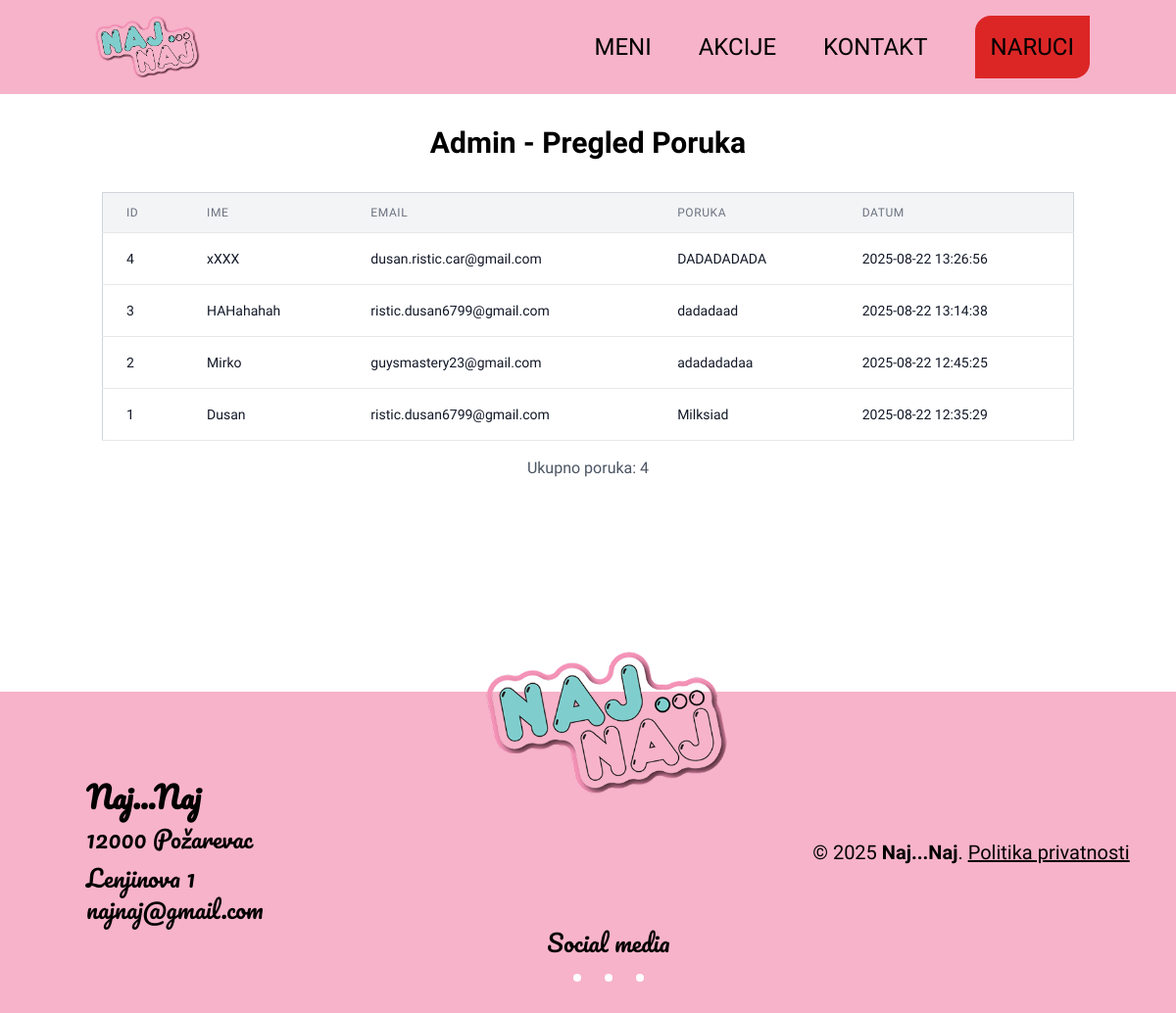
The page /admin/messages on the database as committed earlier.
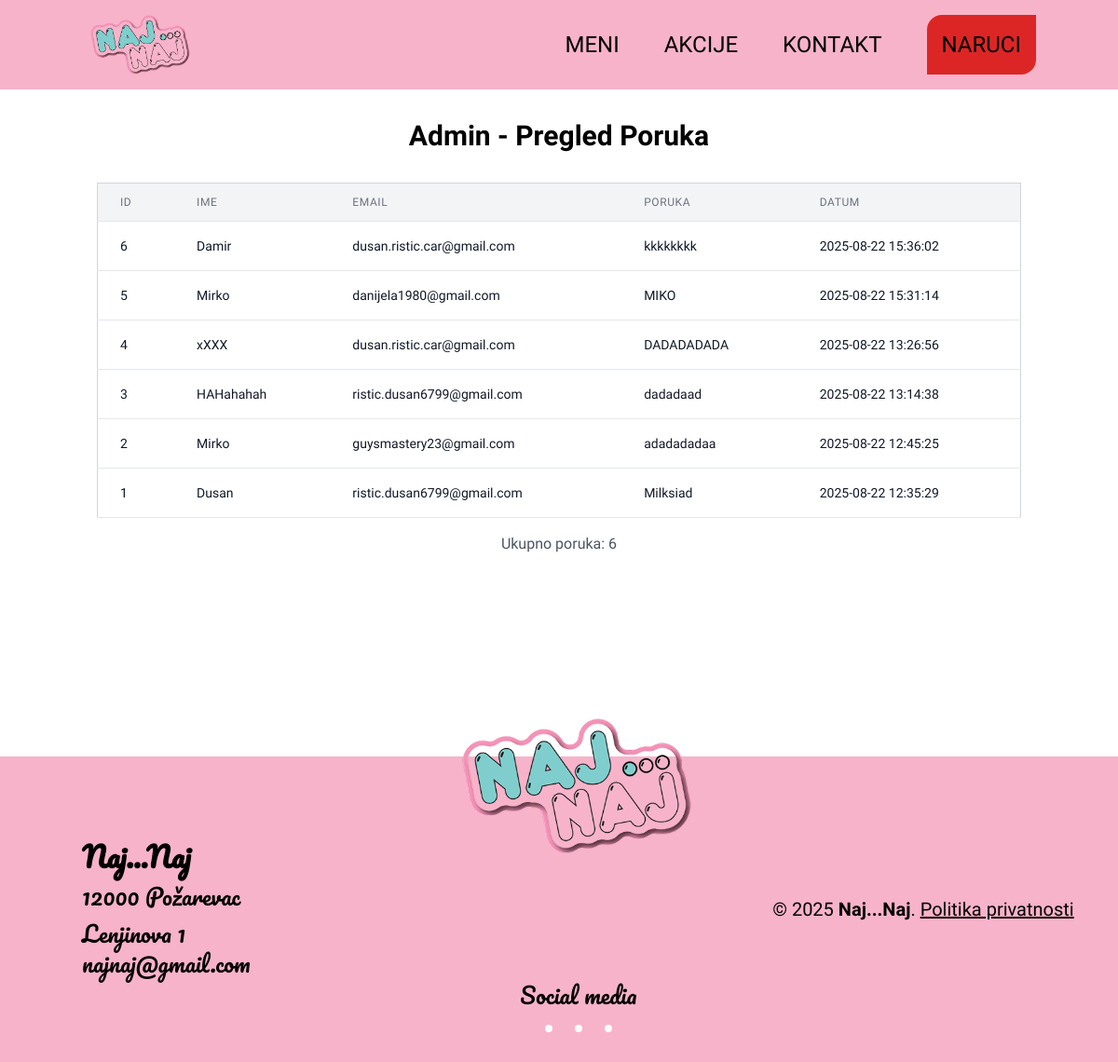
The same page on the database as committed later.
### tables this page shows
CREATE TABLE messages (
                id INTEGER PRIMARY KEY AUTOINCREMENT,
                name TEXT NOT NULL,
                email TEXT NOT NULL,
                message TEXT NOT NULL,
                created_at TIMESTAMP DEFAULT CURRENT_TIMESTAMP
            );

### app.py (the view)
@app.route('/admin/messages')
def admin_messages():
    print(f"Admin panel - tražim poruke u bazi: {DATABASE}")
    messages = get_all_messages()
    print(f"Admin panel - pronađeno {len(messages)} poruka")
    return render_template('admin_messages.html', messages=messages)

### app.py (called while the page is built)
def get_all_messages():
    try:
        db = sqlite3.connect(DATABASE)
        cursor = db.cursor()
        cursor.execute('SELECT * FROM messages ORDER BY created_at DESC')
        messages = cursor.fetchall()
        db.close()
        print(f"Učitano {len(messages)} poruka iz baze")
        return messages
    except Exception as e:
        print(f"GREŠKA pri čitanju poruka: {e}")
        return []

### templates/admin_messages.html (shortened to what this page needs)
{% extends "base.html" %}
{% block content %}
<div class="container mx-auto px-4 py-8">
    <h1 class="text-3xl font-bold text-center mb-8">Admin - Pregled Poruka</h1>
    {% if messages %}
    <div class="overflow-x-auto">
        <table class="min-w-full bg-white border border-gray-300 rounded-lg shadow-lg">
            <thead class="bg-gray-100">
                <tr>
                    <th class="px-6 py-3 border-b border-gray-200 text-left text-xs leading-4 font-medium text-gray-500 uppercase tracking-wider">ID</th>
                    <th class="px-6 py-3 border-b border-gray-200 text-left text-xs leading-4 font-medium text-gray-500 uppercase tracking-wider">Ime</th>
                    <th class="px-6 py-3 border-b border-gray-200 text-left text-xs leading-4 font-medium text-gray-500 uppercase tracking-wider">Email</th>
                    <th class="px-6 py-3 border-b border-gray-200 text-left text-xs leading-4 font-medium text-gray-500 uppercase tracking-wider">Poruka</th>
                    <th class="px-6 py-3 border-b border-gray-200 text-left text-xs leading-4 font-medium text-gray-500 uppercase tracking-wider">Datum</th>
                </tr>
            </thead>
            <tbody class="bg-white">
                {% for message in messages %}
                <tr class="hover:bg-gray-50">
                    <td class="px-6 py-4 whitespace-no-wrap border-b border-gray-200 text-sm leading-5 text-gray-900">{{ message[0] }}</td>
                    <td class="px-6 py-4 whitespace-no-wrap border-b border-gray-200 text-sm leading-5 text-gray-900 font-medium">{{ message[1] }}</td>
                    <td class="px-6 py-4 whitespace-no-wrap border-b border-gray-200 text-sm leading-5 text-gray-900">{{ message[2] }}</td>
                    <td class="px-6 py-4 border-b border-gray-200 text-sm leading-5 text-gray-900">
                        <div class="max-w-xs truncate" title="{{ message[3] }}">
                            {{ message[3][:100] }}{% if message[3]|length > 100 %}...{% endif %}
                        </div>
                    </td>
                    <td class="px-6 py-4 whitespace-no-wrap border-b border-gray-200 text-sm leading-5 text-gray-900">{{ message[4] }}</td>
                </tr>
                {% endfor %}
            </tbody>
        </table>
    </div>
    <div class="mt-4 text-center">
        <p class="text-gray-600">Ukupno poruka: {{ messages|length }}</p>
    </div>
    {% else %}
    <div class="text-center py-8">
        <p class="text-gray-500 text-lg">Nema sačuvanih poruka.</p>
    </div>
    {% endif %}
    <div class="mt-8 text-center">
        <a href="{{ url_for('home') }}" class="bg-blue-500 hover:bg-blue-700 text-white font-bold py-2 px-4 rounded">
        </a>
    </div>
</div>
{% endblock %}

### templates/base.html (shortened to what this page needs)
<!DOCTYPE html>
<html lang="en">
  <head>
    <link
      rel="stylesheet"
      href="/static/css/output.css"
    />
    <link href="https://cdn.jsdelivr.net/npm/remixicon@3.5.0/fonts/remixicon.css" rel="stylesheet">
  </head>
  <body class="min-h-screen flex flex-col">
    <header class="sticky top-0 w-full z-50 bg-rose">
      <nav id="navbar" class="container m-auto flex justify-between items-center h-20 md:h-24 w-full">
        <div class="">
          <a href="{{ url_for('home')}}"><img src="/static/image/najnajlogobezpoz 1.png" alt="logo" class="w-28 lg:w-36"></a>
        </div>
        <div id="navmenu" class="absolute min-h-[80vh] top-0 bg-rose/80 w-full flex justify-center items-center
        left-[-100%] duration-300 md:static md:min-h-fit md:bg-transparent md:justify-end">
          <ul class="md:flex-row flex flex-col items-center gap-y-8 text-2xl gap-x-12">
            <a href="{{url_for('meni')}}">
              <li class="hover:text-blue duration-200 cursor-pointer">
              MENI
              </li>
            </a>
            <a href="{{url_for('home')}}#akcije">
              <li class="hover:text-blue duration-200 cursor-pointer">
              AKCIJE
              </li>
            </a>
            <a href="{{ url_for('kontakt')}}">
              <li class="hover:text-blue duration-200 cursor-pointer">
              KONTAKT
            </li>
            </a>
            <li class="bg-red-600 p-4 rounded-tl-2xl rounded-br-2xl hover:bg-red-600/60 duration-300 hover:text-white">
              <a href="tel:+381665861005" class="">NARUCI</a>
            </li>
          </ul>
        </div>
      </nav>
    </header>
    <main class="flex-grow">{% block content %}{% endblock %}</main>
    <footer class="relative bg-rose bottom-0 w-full mt-32">
      <div class="flex flex-row">
        <div class="w-1/3 text-sm  pl-6 my-auto space-y-2 md:ml-12 lg:ml-16 xl:ml-24">
          <h1 class="font-bold text-xl md:text-2xl lg:text-3xl font-secondary">Naj...Naj</h1>
          <p class="font-secondary md:text-xl lg:text-2xl">12000 Požarevac</p>
          <p class="font-secondary md:text-xl lg:text-2xl">Lenjinova 1</p>
          <a href="mailto:najnaj@gmail.com" class="font-secondary md:text-xl lg:text-2xl">najnaj@gmail.com</a>
        </div>
        <div class="w-1/3 relative flex flex-col items-center">
          <img src="/static/image/najnajlogobezpoz 1.png"
              alt="logo"
              class="absolute -top-10 md:-top-12 h-32 md:h-40 z-10" />
          <div class="mt-60 text-center text-sm md:text-lg lg:text-2xl font-secondary">
            Social media
          </div>
          <div class="mt-4 flex gap-4 lg:gap-6 mb-8">
            <div class="bg-white rounded-full p-1">
            </div>
            <div class="bg-white rounded-full p-1">
            </div>
            <div class="bg-white rounded-full p-1">
            </div>
          </div>
        </div>
        <div class="w-1/3 my-auto text-center mr-6 md:text-xl">
          © 2025 <span class="font-semibold">Naj...Naj</span>.
          <a href="/politika-privatnosti" class="underline hover:text-rose-300 transition">
            Politika privatnosti
          </a>
        </div>
      </div>
    </footer>
  </body>
</html>

Rows that differ between the two databases and show on the page:
added messages: id "6", name "Damir", email "dusan.ristic.car@gmail.com", message "kkkkkkkk", created_at "2025-08-22 15:36:02"
added messages: id "5", name "Mirko", email "danijela1980@gmail.com", message "MIKO", created_at "2025-08-22 15:31:14"
Other text that changed with them:
{{ messages|length }}: "4" → "6"
